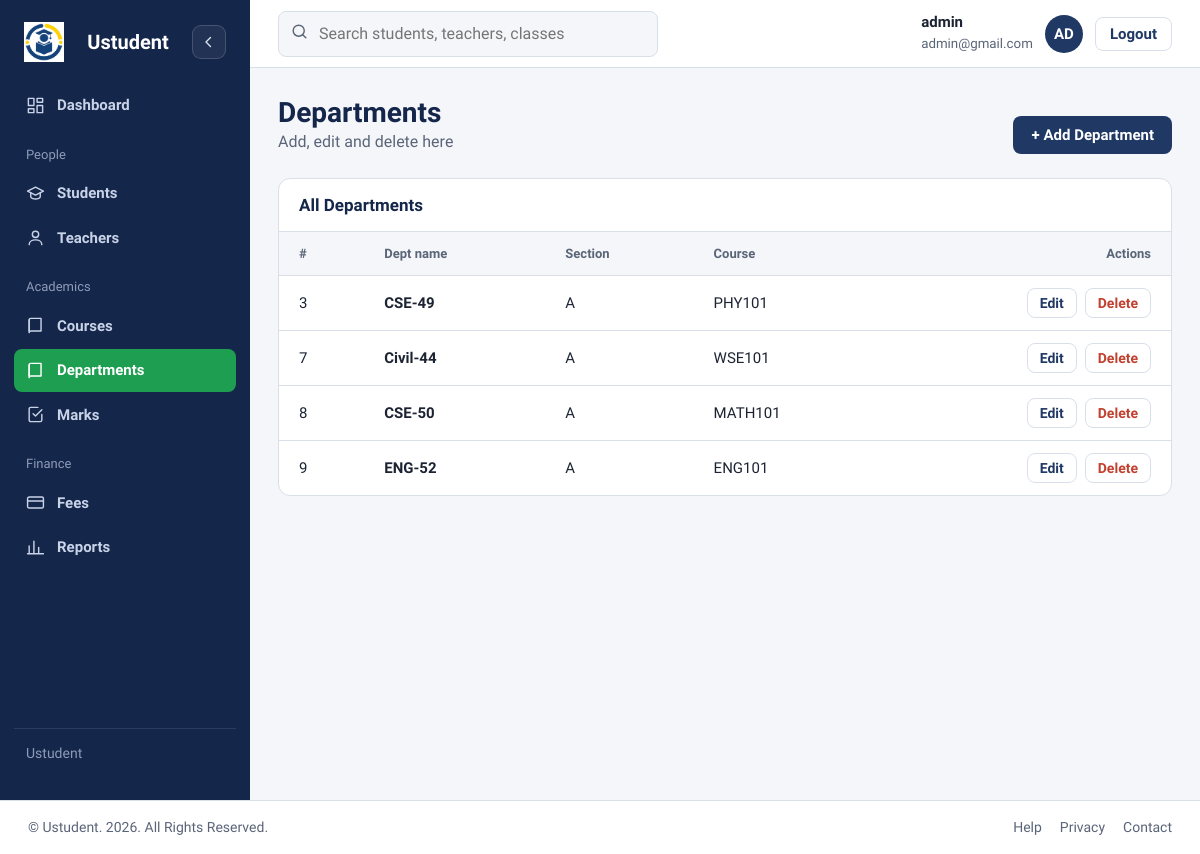
Before: /admin/dept.php (signed in) with the older database file.
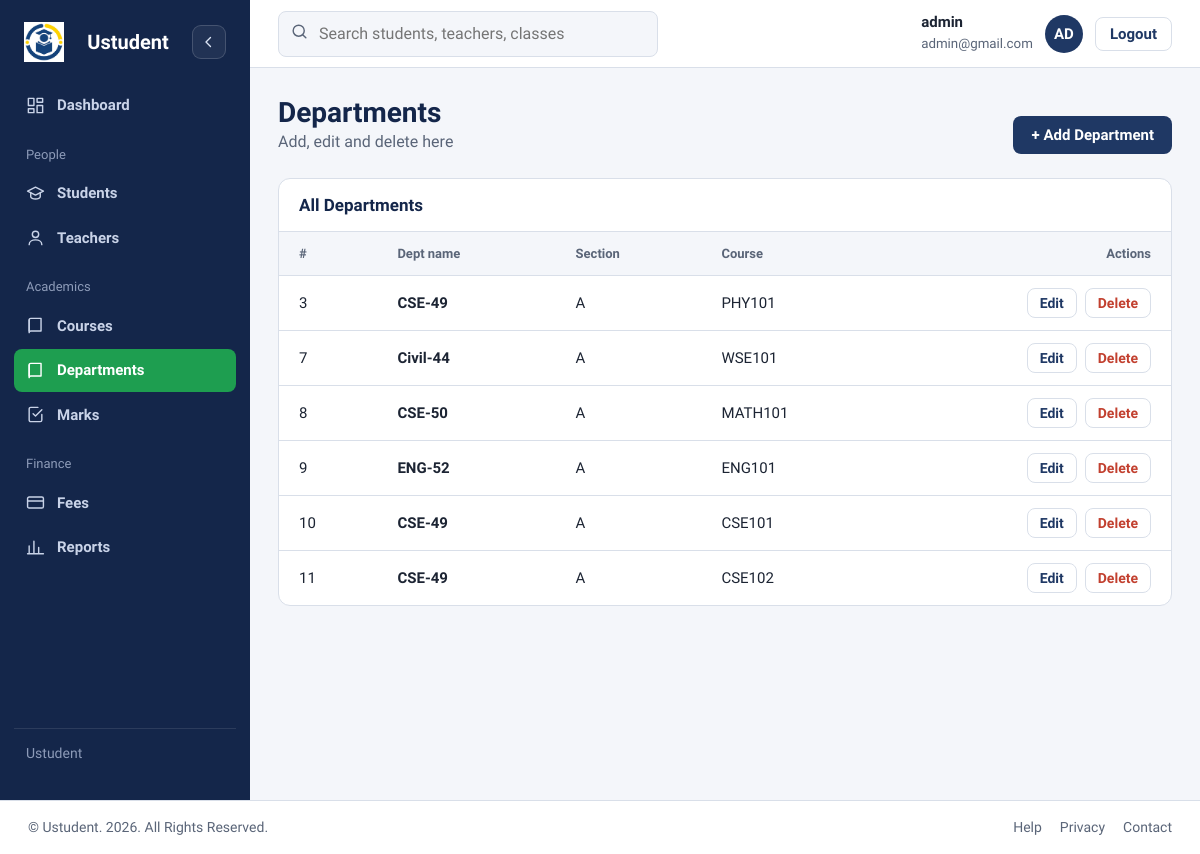
After: the same page with the newer database file.
### tables this page shows
CREATE TABLE `classes` (
  `id` int UNSIGNED NOT NULL,
  `class_name` varchar(50) NOT NULL,
  `section` varchar(10) NOT NULL,
  `course_id` int UNSIGNED NOT NULL,
  `created_at` timestamp NULL DEFAULT CURRENT_TIMESTAMP
);

CREATE TABLE `courses` (
  `id` int UNSIGNED NOT NULL,
  `course_name` varchar(100) NOT NULL,
  `description` text
);

### admin/dept.php (the view, shortened to what this page needs)
<?php
include '../database/dbconfig.php';
$result = $conn->query("SELECT classes.*, courses.course_name
                        FROM classes
                        INNER JOIN courses ON classes.course_id=courses.id
                        ORDER BY classes.id ASC");
?>
<!DOCTYPE html>
<html lang="en">
<head>
<?php include '../includes/admin_dashboard_css.php'; ?>
<link rel="stylesheet" href="../assets/css/courses.css">
</head>
<body>
<div class="app">
    <?php include '../includes/sidebar.php'; ?>
    <div class="main">
        <?php include '../includes/topbar.php'; ?>
        <main class="content">
            <div class="head">
                <div>
                    <h1>Departments</h1>
                    <p>Add, edit and delete here</p>
                </div>
                <a href="dept.php?action=add" class="btn">+ Add Department</a>
            </div>
            <section class="card">
                <h2>All Departments</h2>
                <table>
                    <thead>
                        <tr>
                            <th>#</th>
                            <th>Dept name</th>
                            <th>Section</th>
                            <th>Course</th>
                            <th class="num">Actions</th>
                        </tr>
                    </thead>
                    <tbody>
                    <?php if ($result && $result->num_rows > 0) { ?>
                        <?php while ($row = $result->fetch_assoc()) { ?>
                            <tr>
                                <td><?php echo $row['id']; ?></td>
                                <td><b><?php echo htmlspecialchars($row['class_name'], ENT_QUOTES, 'UTF-8'); ?></b></td>
                                <td><?php echo htmlspecialchars($row['section'], ENT_QUOTES, 'UTF-8'); ?></td>
                                <td><?php echo htmlspecialchars($row['course_name'], ENT_QUOTES, 'UTF-8'); ?></td>
                                <td>
                                    <div class="row-actions">
                                        <a class="small-btn" href="dept.php?action=edit&id=<?php echo $row['id']; ?>">Edit</a>
                                        <form method="post" onsubmit="return confirm('Delete this class?');">
                                            <button type="submit" name="delete_class" class="small-btn danger">Delete</button>
                                        </form>
                                    </div>
                                </td>
                            </tr>
                        <?php } ?>
                    <?php } else { ?>
                        <tr>
                            <td colspan="5" class="empty">No Dept found.</td>
                        </tr>
                    <?php } ?>
                    </tbody>
                </table>
            </section>
        </main>
    </div>
</div>
<?php include '../includes/footer.php'; ?>
</body>
</html>

Changed rows visible on the page:
added classes: id "10", class_name "CSE-49", section "A", course.course_name "CSE101"
added classes: id "11", class_name "CSE-49", section "A", course.course_name "CSE102"
